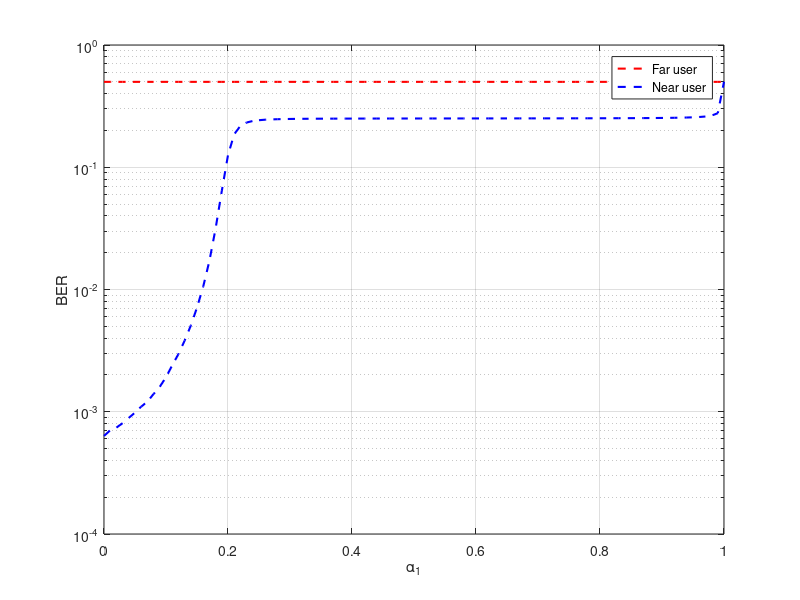

This chart was generated by the following MATLAB code:
clc; clear variables; 

N = 5*10^5;
Pt = 20;
No = -114;

pt = (10^-3)*db2pow(Pt);
no = (10^-3)*db2pow(No);

a1 = 0:0.01:1;
a2 = 1 - a1;

d1 = 1000; d2 = 500;

eta = 4;
h1 = sqrt(d1^-eta)*(randn(1,N) + 1i*randn(1,N))/sqrt(2);
h2 = sqrt(d2^-eta)*(randn(1,N) + 1i*randn(1,N))/sqrt(2);

g1 = (abs(h1)).^2;
g2 = (abs(h2)).^2;

%Generate noise samples for both users
w1 = sqrt(no)*(randn(1,N)+1i*randn(1,N))/sqrt(2);
w2 = sqrt(no)*(randn(1,N)+1i*randn(1,N))/sqrt(2);

data1 = randi([0 1],1,N);
data2 = randi([0 1],1,N);

x1 = 2*data1 - 1;
x2 = 2*data2 - 1;

for u = 1:length(a1)
    x = sqrt(pt)*(sqrt(a1(u))*x1 + sqrt(a2(u))*x2);
    y1 = x.*h1 + w1;
    y2 = x.*h2 + w2;
    
    %Equalize 
    eq1 = y1./h1;
    eq2 = y2./h2;
    
    %AT USER 1--------------------
    %Direct decoding of x1 from y1
    x1_hat = zeros(1,N);
    x1_hat(eq1>0) = 1;
    
    %Compare decoded x1_hat with data1 to estimate BER
    ber1(u) = biterr(data1,x1_hat)/N;
    
     %----------------------------------
    
    %AT USER 2-------------------------
    %Direct decoding of x1 from y2
    x12_hat = ones(1,N);
    x12_hat(eq2<0) = -1;
    
    y2_dash = eq2 - sqrt(a1(u)*pt)*x12_hat;
    x2_hat = zeros(1,N);
    x2_hat(real(y2_dash)>0) = 1;
    
    ber2(u) = biterr(x2_hat, data2)/N;
    %-----------------------------------   
end

semilogy(a1, ber1,'--r', 'linewidth',1.5); hold on; grid on;
semilogy(a1, ber2,'--b', 'linewidth',1.5);
xlabel('\alpha_1');
ylabel('BER');

legend('Far user','Near user');










